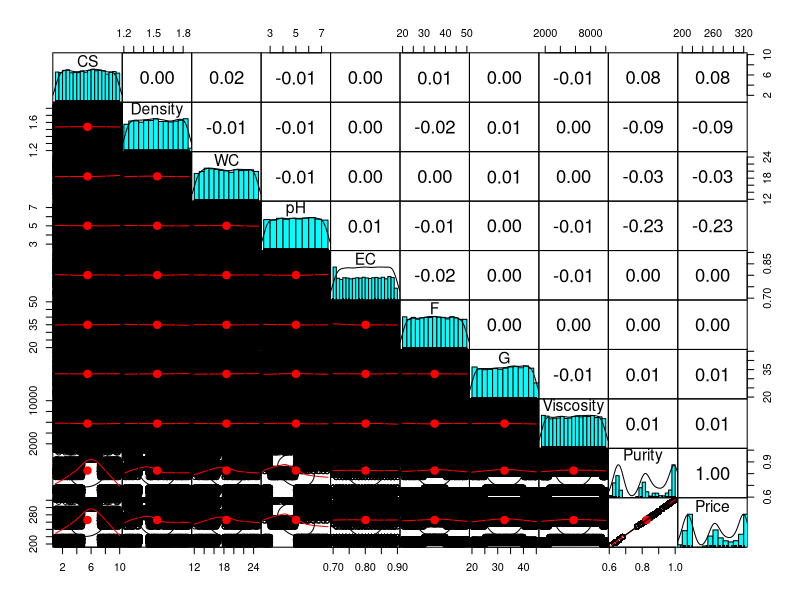
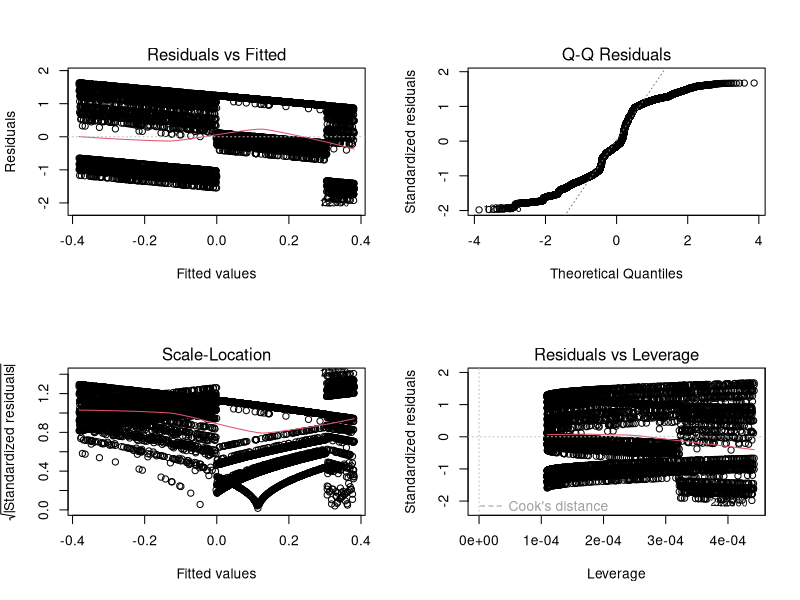

Generate these figures, in order, with R:
## ---- chunk 1
library(tidyverse) #for data import & wrangling 
library(caret) #for model performance evaluation 
data <- read_csv("Honey.Wildflower.csv", na = c("", "NA")) 
data
## ---- chunk 2
summary(data)
## ---- chunk 3
# Visualize the relationship among the attributes 
psych::pairs.panels(data |> select(-Pollen_analysis),                     gap = 0,                     
                 pch=21)
## ---- chunk 4
# Feature scaling - exclude the categorical & the purity attribute 
data.sc <- scale(data |> select(-c(Purity, Pollen_analysis)),   center = TRUE,                             scale = TRUE) |>                   
       as.data.frame()  
head(data.sc)
## ---- chunk 5
# Let's partition the dataset to training & testing datasets using the 70 - 30 split ratio 
ind <- sample(c(TRUE, FALSE), nrow(data.sc),                replace = TRUE,                prob = c(0.7, 0.3))  

training <- data.sc[ind==TRUE,]  
testing <- data.sc[ind==FALSE,]  

# Cross check the dimension of the two datasets 

dim(training) 
dim(testing)
## ---- chunk 6
# Simple Linear Regression 
model.s <- lm(Price ~ pH, data=training) 
model.s
## ---- chunk 7
# Model Summary 
summary(model.s)
## ---- chunk 8
# Model Diagnostics 
par(mfrow=c(2,2)) 
plot(model.s)
## ---- chunk 9
#Cross Validation Method 1 
pred.s <- predict(model.s, testing) 

data.frame( R2 = R2(pred.s, testing$Price ),          RMSE = RMSE(pred.s, testing$Price ),             
        MAE = MAE(pred.s, testing$Price ))
## ---- chunk 10
# Cross Validation Method 2 - define training control
set.seed(17) 
train.cv <- trainControl(method = "repeatedcv",                           number = 10, 

##number of resampling iteration (we do more than 10 in production)                         
repeats = 5)  ##number of repeated k-fold CV to compute                           
# Train the model 
model.cv.s <- train(Price ~ pH,                    
                    dat=training,   method = "lm",                  trControl = train.cv)  
# To get more options names(getModelInfo()) 

# Make prediction and compute the R2, RMSE and MAE 

pred.cv.s <- predict(model.cv.s, testing)

data.frame( R2 = R2(pred.cv.s, testing$Price ),             RMSE = RMSE(pred.cv.s, testing$Price ),             MAE = MAE(pred.cv.s, testing$Price ))
## ---- chunk 11
# Load the iris dataset 
data(iris)  
# Inspect the dataset   
head(iris)  
## ---- chunk 12
# View the structure of the dataset 
str(iris)  
summary(iris)
## ---- chunk 13
set.seed(123) # For reproducibility 
trainIndex <- createDataPartition(iris$Species, p = .7,                                    list = FALSE,                                    times = 1) 
irisTrain <- iris[trainIndex, ] 
irisTest <- iris[-trainIndex, ]
## ---- chunk 14
# Fit a classification model using Random Forest 
model_rf <- train(Species ~ ., data = irisTrain, method = "rf")  
# Model summary 
print(model_rf) 
## ---- chunk 15
# Make predictions on the test set 
predictions <- predict(model_rf, irisTest)  
# Confusion matrix to evaluate the model 
confusion_matrix <- table(irisTest$Species, predictions)

print(confusion_matrix)  
## ---- chunk 16
# Calculate accuracy   
accuracy <- sum(diag(confusion_matrix)) / sum(confusion_matrix)  
print(paste("Accuracy:", round(accuracy, 4)))
